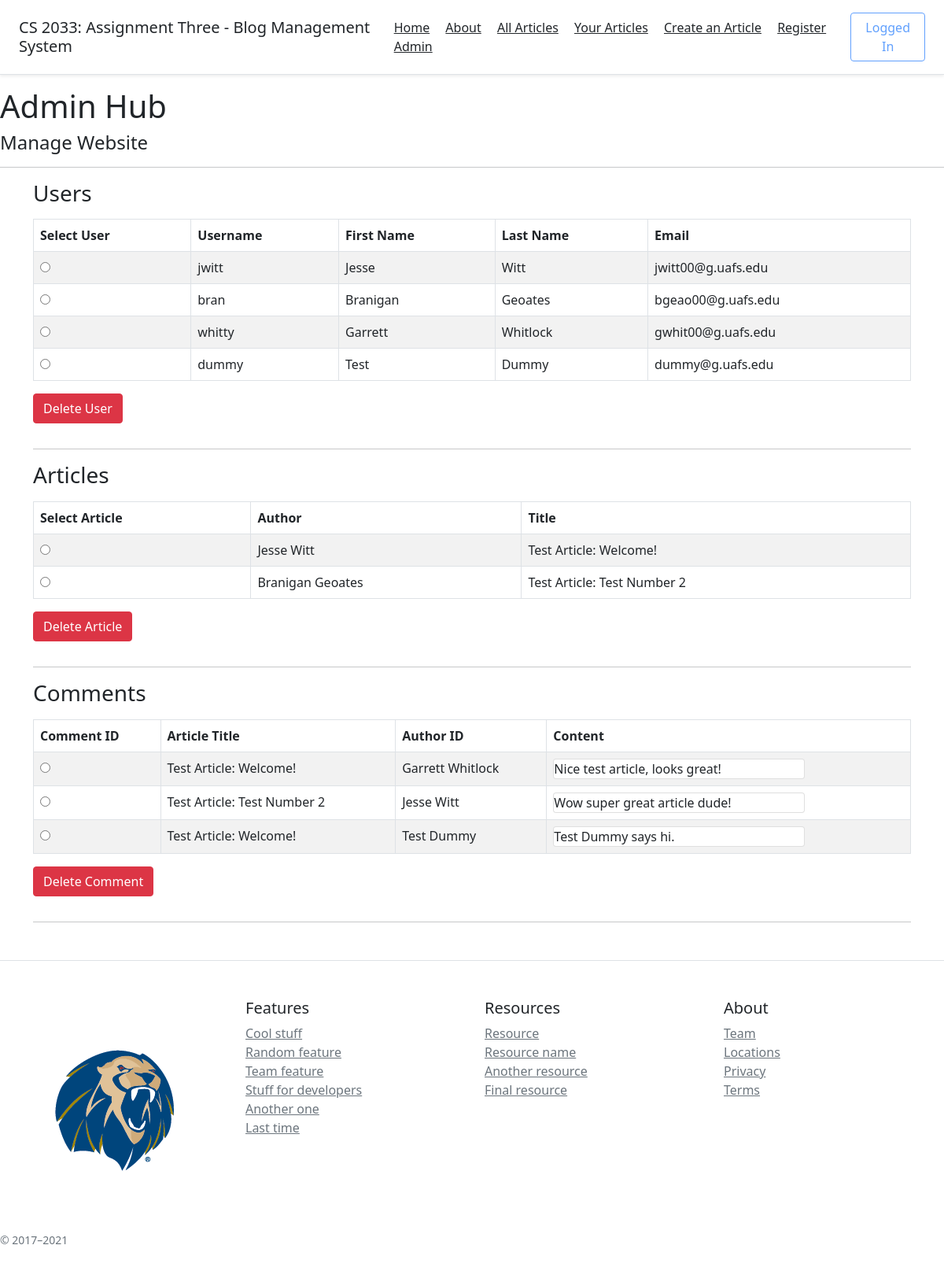
Screenshot of /controller.php?page=admin (signed in) with the database file from the repository.
### tables this page shows
create table users(
   userID int AUTO_INCREMENT,
   username varchar(30) not null, index(username),
   lastname varchar(50),
   firstname varchar(30),
   password varchar(30),
   email varchar(255),
   role varchar(30),
   lastModified DATETIME DEFAULT CURRENT_TIMESTAMP ON UPDATE CURRENT_TIMESTAMP,
   primary key(userID)
);

create table articles(
   artID int AUTO_INCREMENT,
   authorID int NOT NULL, index(authorID),
   catID int NOT NULL, index(catID),
   title varchar(255),
   image varchar(255),
   content text,
   lastModified DATETIME DEFAULT CURRENT_TIMESTAMP ON UPDATE CURRENT_TIMESTAMP,
   primary key(artID)
);

create table comments(
   comID int AUTO_INCREMENT,
   authorID int NOT NULL, index(authorID),
   artID int NOT NULL, index(artID),
   content varchar(255),
   lastModified DATETIME DEFAULT CURRENT_TIMESTAMP ON UPDATE CURRENT_TIMESTAMP,
   primary key(comID)
);

### controller.php (called while the page is built, shortened)
<?php
    include_once "controllers/ArticleControllers.php";
    include_once "models/ArticlesDAO.php";
    include_once "models/UserDAO.php";
    include_once "models/CommentDAO.php";
    class FrontController {
        public function run(){
            include "template/template.php";
        }
    }
    $controller = new FrontController();
    $controller->run();
?>

### models/UserDAO.php (called while the page is built, shortened)
<?php
    include_once 'User.php';
    class UserDAO {
        public function getConnection(){
            $mysqli = new mysqli("127.0.0.1", "bloguser", "blogAssign3", "blogdb");
            return $mysqli;
        }
        public function getUsers(){
            $connection=$this->getConnection();
            $stmt = $connection->prepare("SELECT * FROM users;");
            $stmt->execute();
            $result = $stmt->get_result();
            while($row = $result->fetch_assoc()){
                $user = new User();
                $user->load($row);
                $users[]=$user;
            }
            return $users;
        }
    }
?>

### models/User.php (called while the page is built, shortened)
<?php
    class User{
        private $userID;
        private $username;
        private $lastname;
        private $firstname;
        private $email;
        public function setUserID($userID){
            $this->userID=$userID;
        }
        public function getUserID(){
            return $this->userID;
        }
        public function setUsername($username){
            $this->username=$username;
        }
        public function getUsername(){
            return $this->username;
        }
        public function setLastName($lastname){
            $this->lastname = $lastname;
        }
        public function getLastName(){
            return $this->lastname;
        }
        public function setFirstName($firstname){
            $this->firstname = $firstname;
        }
        public function getFirstName(){
            return $this->firstname;
        }
        public function setEmail($email){
            $this->email = $email;
        }
        public function getEmail(){
            return $this->email;
        }
    }
?>

### models/ArticlesDAO.php (called while the page is built, shortened)
<?php
    include_once 'Article.php';
    class ArticlesDAO {
        public function getConnection(){
            $mysqli = new mysqli("127.0.0.1", "bloguser", "blogAssign3", "blogdb");
            return $mysqli;
        }
        public function getArticles(){
            $connection=$this->getConnection();
            $stmt = $connection->prepare("SELECT * FROM articles;");
            $stmt->execute();
            $result = $stmt->get_result();
            while($row = $result->fetch_assoc()){
                $article = new Article();
                $article->load($row);
                $articles[]=$article;
            }
            return $articles;
        }
        public function getAuthor($authorID){
            $connection=$this->getConnection();
            $stmt = $connection->prepare("SELECT firstname,lastname FROM users WHERE userID = ?;");
            $stmt->bind_param("i",$authorID);
            $stmt->execute();
            $result = $stmt->get_result();
            $temp = $result->fetch_assoc();
            $author = $temp['firstname']." ".$temp['lastname'];
            return $author;
        }
        public function getArticleTitle($articleID){
            $connection=$this->getConnection();
            $stmt = $connection->prepare("SELECT title FROM articles WHERE artID = ?;");
            $stmt->bind_param("i",$articleID);
            $stmt->execute();
            $result = $stmt->get_result();
            $temp = $result->fetch_assoc();
            $error = "WARNING: Comment is from a deleted article.";
            if($temp == null){
                return $error;
            }else{
                $title = $temp['title'];
                return $title;
            }
        }
    }
?>

### models/Article.php (called while the page is built, shortened)
<?php
    class Article{
        private $artID;
        private $title;
        public function setArtID($artID){
            $this->artID=$artID;
        }
        public function getArtID(){
            return $this->artID;
        }
        public function setTitle($title){
            $this->title=$title;
        }
        public function getTitle(){
            return $this->title;
        }
    }
?>

### models/CommentDAO.php (called while the page is built, shortened)
<?php
    include_once 'Comment.php';
    class CommentDAO {
        public function getConnection(){
            $mysqli = new mysqli("127.0.0.1", "bloguser", "blogAssign3", "blogdb");
            return $mysqli;
        }
        public function getAllComments(){
            $connection=$this->getConnection();
            $stmt = $connection->prepare("SELECT * FROM comments");
            $stmt->execute();
            $result = $stmt->get_result();
            while($row = $result->fetch_assoc()){
                $comment = new Comment();
                $comment->load($row);
                $comments[]=$comment;
            }
            return $comments;
        }
    }
?>

### models/Comment.php (called while the page is built, shortened)
<?php
    class Comment implements JsonSerializable{
        private $comID;
        private $content;
        public function setComID($comID){
            $this->comID=$comID;
        }
        public function getComID(){
            return $this->comID;
        }
        public function setContent($content){
            $this->content=$content;
        }
        public function getContent(){
            return $this->content;
        }
    }
?>

### views/admin.php (the view, shortened to what this page needs)
<?php
    $articleDAO = new ArticlesDAO();
    $commentDAO = new CommentDAO();
    $userDAO = new UserDAO();
    $articles = $articleDAO->getArticles();
    $comments = $commentDAO->getAllComments();
    $users = $userDAO->getUsers();
?>
<!DOCTYPE html>
<html lang="en">
<head>
</head>
<body>
    <section class="header">
        <h1>Admin Hub</h1>
        <h4>Manage Website</h4>
    </section>
    <hr>
    <div class="container">
        <div class="col">
        <form action="controller.php" method="POST">
        <h3>Users</h3>
            <table class="table table-bordered table-striped mt-3">
                <thead><tr><th>Select User</th><th>Username</th><th>First Name</th><th>Last Name</th><th>Email</th></tr></thead>
                <tbody>
                    <?php
                        for($index=0;$index<count($users);$index++){
                            echo "<tr><td><input type=\"radio\" name=\"userID\" value=\"".$users[$index]->getUserID()."\"></td>";
                            echo "<td>".$users[$index]->getUsername()."</td>";
                            echo "<td>".$users[$index]->getFirstName()."</td>";
                            echo "<td>".$users[$index]->getLastName()."</td>";
                            echo "<td>".$users[$index]->getEmail()."</td></tr>";
                        }
                    ?>
                </tbody>
            </table>
            <div class="button">
                <tr><td><button class="btn btn-primary mb-3 btn-danger" type="submit" name="submit" value="deleteUser">Delete User</button></tr></td>
                 </div>
        </form>
            <hr>
            <h3>Articles</h3>
            <form action="controller.php" method="POST">
            <table class="table table-bordered table-striped mt-3">
                <thead><tr><th>Select Article</th><th>Author</th><th>Title</th></tr></thead>
                <tbody>
                    <?php
                        for($index=0;$index<count($articles);$index++){
                            echo "<tr><td><input type=\"radio\" name=\"articleID\" value=\"".$articles[$index]->getArtID()."\"></td>";
                            echo "<td>".$articleDAO->getAuthor($articles[$index]->getAuthorID())."</td>";
                            echo "<td>".$articles[$index]->getTitle()."</td>";
                        }
                    ?>
                </tbody>
            </table>
            <div class="button">
                    <tr><td><button class="btn btn-primary mb-3 btn-danger" type="submit" name="submit" value="deleteArticle">Delete Article</button></tr></td>
                    </div>
            </form>
            <hr>
            <h3>Comments</h3>
            <form action="controller.php" method="POST">
            <table class="table table-bordered table-striped mt-3">
                <thead><tr><th>Comment ID</th><th>Article Title</th><th>Author ID</th><th>Content</th></tr></thead>
                <tbody>
                    <?php
                        for($index=0;$index<count($comments);$index++){
                            echo "<tr><td><input type=\"radio\" name=\"commentID\" value=\"".$comments[$index]->getComID()."\"></td>";
                            echo "<td>".$articleDAO->getArticleTitle($comments[$index]->getArtID())."</td>";
                            echo "<td>".$articleDAO->getAuthor($comments[$index]->getAuthorID())."</td>";
                            echo "<td><div class=\"card\" style=\"width: 20rem;\">".$comments[$index]->getContent()."</div></td></tr>";
                        }
                    ?>
                </tbody>
            </table>
            <div>
                    <tr><td><button class="btn btn-primary mb-3 btn-danger" type="submit" name="submit" value="deleteComment">Delete Comment</button></tr></td>
                    </div>
            <hr>
            </form>
        </div>
    </div>
</body>
</html>

### template/template.php (shortened to what this page needs)
<!DOCTYPE html>
<html lang="en">
<head>
    <link href="https://cdn.jsdelivr.net/npm/bootstrap@5.0.0-beta1/dist/css/bootstrap.min.css" rel="stylesheet">
</head>
<body>
<?php
   include "template/header.php";
   include $content;
   include "template/footer.php";
?>
</body>
</html>

### template/header.php
<?php
  if(isset($_SESSION['loggedin'])){
    $status="Logged In";
    $class="disabled";
    $role=$_SESSION['role'];
  }else{
    $status="Login";
    $class="";
  }
?>
<header class="d-flex flex-column flex-md-row align-items-center p-3 px-md-4 mb-3 bg-body border-bottom shadow-sm">
  <p class="h5 my-0 me-md-auto fw-normal">CS 2033: Assignment Three - Blog Management System</p>
  <nav class="my-2 my-md-0 me-md-3">
    <a class="p-2 text-dark" href="controller.php?page=home">Home</a>
    <a class="p-2 text-dark" href="controller.php?page=about">About</a>
    <a class="p-2 text-dark" href="controller.php?page=listArticles">All Articles</a>
    <a class="p-2 text-dark" href="controller.php?page=deleteArticle">Your Articles</a>
    <a class="p-2 text-dark" href="controller.php?page=addArticle">Create an Article</a>
    <a class="p-2 text-dark" href="controller.php?page=register">Register</a>
    <?php
          if($role == 'admin'){
            echo "<a class=\"p-2 text-dark\" href=\"controller.php?page=admin\">Admin</a>";
          }
    ?>
  </nav>
  <a class="btn btn-outline-primary <?php echo $class; ?>" href="controller.php?page=login"><?php echo $status; ?></a>
</header>

### template/footer.php
<footer class="pt-4 my-md-5 pt-md-5 border-top">
    <div class="row">
      <div class="col-12 col-md">
        <img class="mb-2" src="images/lion.png" alt="">
        <small class="d-block mb-3 text-muted">&copy; 2017–2021</small>
      </div>
      <div class="col-6 col-md">
        <h5>Features</h5>
        <ul class="list-unstyled text-small">
          <li><a class="link-secondary" href="#">Cool stuff</a></li>
          <li><a class="link-secondary" href="#">Random feature</a></li>
          <li><a class="link-secondary" href="#">Team feature</a></li>
          <li><a class="link-secondary" href="#">Stuff for developers</a></li>
          <li><a class="link-secondary" href="#">Another one</a></li>
          <li><a class="link-secondary" href="#">Last time</a></li>
        </ul>
      </div>
      <div class="col-6 col-md">
        <h5>Resources</h5>
        <ul class="list-unstyled text-small">
          <li><a class="link-secondary" href="#">Resource</a></li>
          <li><a class="link-secondary" href="#">Resource name</a></li>
          <li><a class="link-secondary" href="#">Another resource</a></li>
          <li><a class="link-secondary" href="#">Final resource</a></li>
        </ul>
      </div>
      <div class="col-6 col-md">
        <h5>About</h5>
        <ul class="list-unstyled text-small">
          <li><a class="link-secondary" href="#">Team</a></li>
          <li><a class="link-secondary" href="#">Locations</a></li>
          <li><a class="link-secondary" href="#">Privacy</a></li>
          <li><a class="link-secondary" href="#">Terms</a></li>
        </ul>
      </div>
    </div>
  </footer>

### rows the page displays
users: username "jwitt", firstname "Jesse", lastname "Witt", email "jwitt00@g.uafs.edu"
users: username "bran", firstname "Branigan", lastname "Geoates", email "bgeao00@g.uafs.edu"
users: username "whitty", firstname "Garrett", lastname "Whitlock", email "gwhit00@g.uafs.edu"
users: username "dummy", firstname "Test", lastname "Dummy", email "dummy@g.uafs.edu"
articles: authorID.lastname "Jesse Witt", title "Test Article: Welcome!"
articles: authorID.lastname "Branigan Geoates", title "Test Article: Test Number 2"
comments: artID.title "Test Article: Welcome!", authorID.lastname "Garrett Whitlock", content "Nice test article, looks great!"
comments: artID.title "Test Article: Test Number 2", authorID.lastname "Jesse Witt", content "Wow super great article dude!"
comments: artID.title "Test Article: Welcome!", authorID.lastname "Test Dummy", content "Test Dummy says hi."

### other values shown
$status "Logged In"
